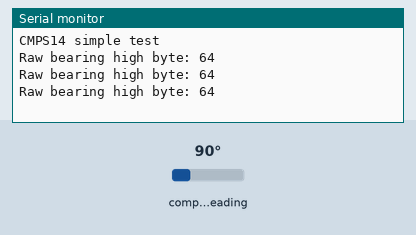
Recording of a sketch running on a simulated Arduino Uno, built with avr-gcc and run on an emulated ATmega328P. Shown: the last lines printed to the serial monitor. Wiring (inferred from the names in the program): CMPS compass at I2C address 0x60. The test bench sets the inputs (shaded band); at power-on: compass heading 90°.

Above: at 1.3 s.
1.4 s: compass heading set to 7°
At 1.9 s:
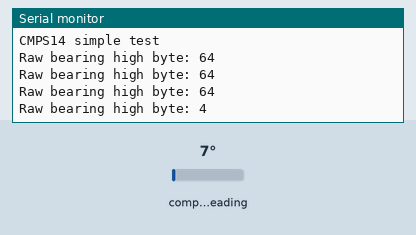
2.9 s: compass heading set to 180°
At 3.4 s:
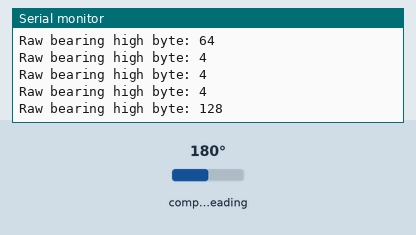
Timing chart, 0 to 5.9 s (numbered marks = the images above; inputs shaded):
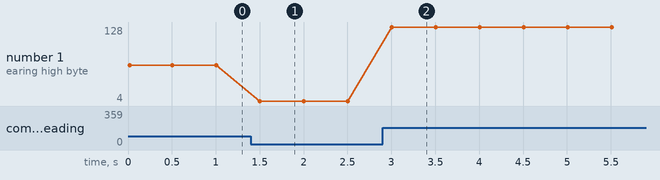

The sketch:

rawBearing_ex3.ino
```cpp
#include <Wire.h>

// Define I2C address for the CMPS14 compass module
#define CMPS14_ADDRESS 0x60

void setup() {
  Wire.begin();             // Start I2C communication
  Serial.begin(9600);       // Start Serial Monitor
  Serial.println("CMPS14 simple test");
}

void loop() {
  // Start communication with the CMPS14
  Wire.beginTransmission(CMPS14_ADDRESS);  // Talk to device at address 0x60
  Wire.write(1);                           // Access register 1 (bearing high byte)
  Wire.endTransmission(false);             // Send the address, but keep connection open

  // Request 1 byte from the CMPS14
  Wire.requestFrom(CMPS14_ADDRESS, 1, true);  // Read 1 byte, then release the bus

  if (Wire.available() >= 1) {  // Check if data is available
    byte raw = Wire.read();     // Read one byte from register 1
    Serial.print("Raw bearing high byte: ");
    Serial.println(raw);
  }

  delay(500);  // Wait before next reading
}
```

Measured:
- after the input at 1.4 s, the serial monitor: prints a new line after 0.10 s (image 1)
- after the input at 2.9 s, the serial monitor: prints a new line after 0.11 s (image 2)
- plotted number 1: 64 → 4 after the input at 1.4 s, 4 → 128 after the input at 2.9 s
